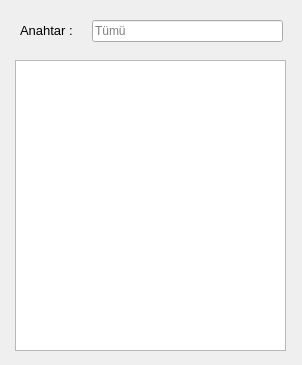
<?xml version="1.0" encoding="UTF-8"?>
<ui version="4.0">
 <class>Form</class>
 <widget class="QWidget" name="Form">
  <property name="geometry">
   <rect>
    <x>0</x>
    <y>0</y>
    <width>302</width>
    <height>365</height>
   </rect>
  </property>
  <property name="minimumSize">
   <size>
    <width>302</width>
    <height>365</height>
   </size>
  </property>
  <property name="maximumSize">
   <size>
    <width>302</width>
    <height>365</height>
   </size>
  </property>
  <property name="windowTitle">
   <string>Arama Yap</string>
  </property>
  <widget class="QListWidget" name="searching_list">
   <property name="geometry">
    <rect>
     <x>15</x>
     <y>60</y>
     <width>271</width>
     <height>291</height>
    </rect>
   </property>
   <property name="font">
    <font>
     <pointsize>10</pointsize>
    </font>
   </property>
   <property name="alternatingRowColors">
    <bool>true</bool>
   </property>
  </widget>
  <widget class="QLineEdit" name="txt_search">
   <property name="geometry">
    <rect>
     <x>92</x>
     <y>20</y>
     <width>191</width>
     <height>22</height>
    </rect>
   </property>
   <property name="placeholderText">
    <string>Tümü</string>
   </property>
  </widget>
  <widget class="QLabel" name="label">
   <property name="geometry">
    <rect>
     <x>20</x>
     <y>20</y>
     <width>61</width>
     <height>21</height>
    </rect>
   </property>
   <property name="font">
    <font>
     <pointsize>10</pointsize>
    </font>
   </property>
   <property name="text">
    <string>Anahtar :</string>
   </property>
  </widget>
 </widget>
 <resources/>
 <connections/>
</ui>
